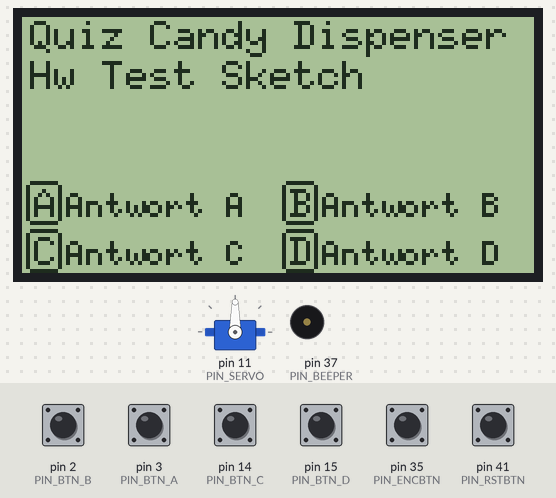
Simulated run of this sketch. Board: Arduino Mega 2560, built with avr-gcc and run on an emulated ATmega2560. Shown: servo, 128×64 one-colour display, buzzer (waves = sounding). The inputs (shaded band) are chosen by the test bench; at power-on: pin 2 (PIN_BTN_B), pin 3 (PIN_BTN_A), pin 14 (PIN_BTN_C), pin 15 (PIN_BTN_D), pin 35 (PIN_ENCBTN), pin 41 (PIN_RSTBTN) HIGH.

Above: at 1.4 s.
1.5 s: pin 2 (PIN_BTN_B) pulled LOW for 0.65 s
At 2.2 s:
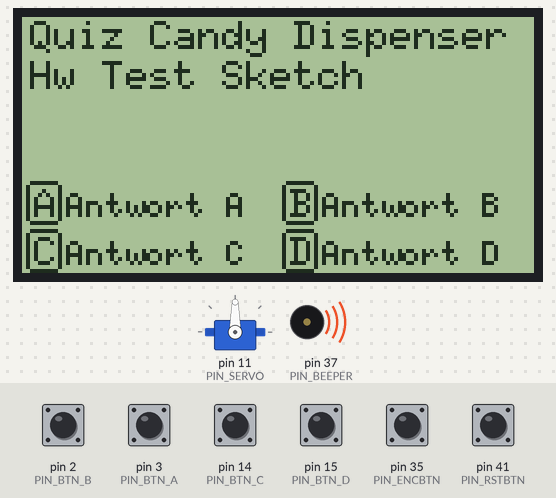
At 5.93 s:
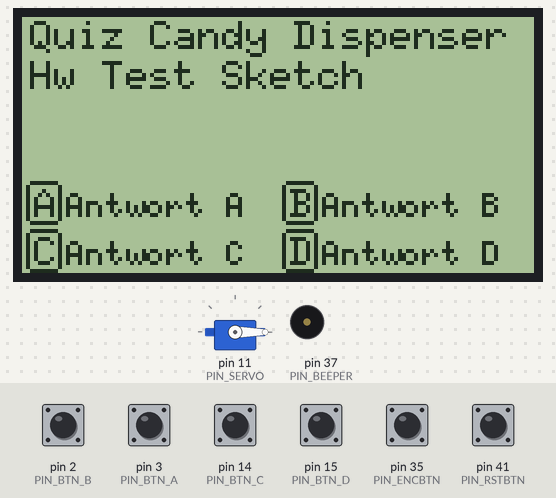
7.8 s: pin 3 (PIN_BTN_A) pulled LOW for 0.65 s
At 10.0 s:
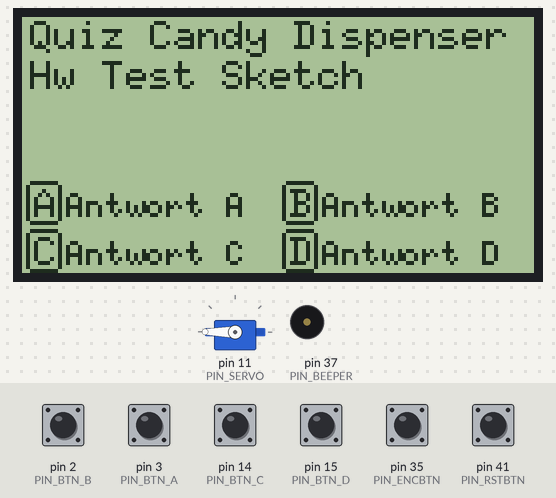
Timing chart, 0 to 14.9 s (numbered marks = the images above; inputs shaded):
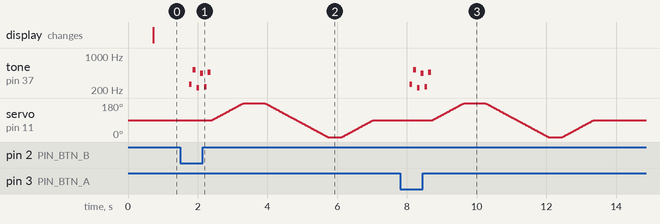

Measured:
- after the input at 1.5 s, tone on pin 37 (PIN_BEEPER): plays 262 Hz for 0.08 s, 523 Hz for 0.08 s, 220 Hz for 0.08 s, 440 Hz for 0.08 s, 233 Hz for 0.08 s, 466 Hz for 0.08 s, starting after 0.25 s
- after the input at 7.8 s, tone on pin 37 (PIN_BEEPER): plays 262 Hz for 0.08 s, 523 Hz for 0.08 s, 220 Hz for 0.08 s, 440 Hz for 0.08 s, 233 Hz for 0.08 s, 466 Hz for 0.08 s, starting after 0.27 s

The sketch:

QuizCandy-Hwtest.ino
```cpp
/* https://github.com/FrYakaTKoP/QuizCandyDispenser

	QuizCandy-Hwtest

	Tests the hardware of the QuizCandyDispenser

	look at the Readme.md in the repo for connection diagramm


*/

#include <Servo.h>
#include "U8glib.h"
#include "pitches.h"


#define EJECT_POS 0 // Eject postion (where the candy drops to the output compartment)
#define EJECT_DELAY 400 // time in ms where the servo waits in Eject postion
#define LOAD_POS  180 // Loading postion (where the new candy gets taken from magazin)
#define LOAD_DELAY 600 // time in ms where the servo waits in Eject postion
#define SERVO_SPEED 10 // delay in servo sweep ms
#define SERVO_MS_MIN 544 // the pulse width, in microseconds, corresponding to the minimum (0-degree) angle on the servo (defaults to 544)
#define SERVO_MS_MAX 2400 // the pulse width, in microseconds, corresponding to the maximum (180-degree) angle on the servo (defaults to 2400)
#define REST_POS 90 // rest postion, don't edit

#define SILENT_SERVO

// Answer was correct melody:
int melodyCorrect[] = {
  NOTE_C4, NOTE_C5, NOTE_A3, NOTE_A4,
  NOTE_AS3, NOTE_AS4, 0,  0
};

// note durations: 4 = quarter note, 8 = eighth note, etc.:
int melodyCorrectDurations[] = {
  12, 12, 12, 12,
  12, 12, 128,  128
};

// Answer was wrong melody:
int melodyWrong[] = {
  NOTE_B2, 0, 0, 0,
  0, 0, 0,  0
};

// note durations: 4 = quarter note, 8 = eighth note, etc.:
int melodyWrongDurations[] = {
  2, 128, 128, 128,
  128, 128, 128, 128
};

#define PIN_SERVO 11 // on RAMPS 1.4 -> SER1=11, SER2=6, SER3=5, SER4=4

// Button Pins connected to RAMPS 1.4 endstops (X-min=3,X-max=2,Y-min=14 (non interrupt), Y-max=15 (non interrupt), Z-min= 18, Z-max=19)
#define PIN_BTN_A     3 // Z-min endstop
#define PIN_BTN_B     2 // Z-max endstop
#define PIN_BTN_C     14 // Y-min endstop
#define PIN_BTN_D     15 // Y-max endstop

#define PIN_LCD_MOSI  23 // MOSI, SID, LCD_PINS_ENABLE
#define PIN_LCD_CLK   17 // CLK, PINS_D4
#define PIN_LCD_CS    16 // CS, LCD_PINS_RS
#define PIN_BEEPER    37
#define PIN_ENCBTN    35
#define PIN_ENC1      33
#define PIN_ENC2      31
#define PIN_RSTBTN    41

#define PIN_SD_DET    49
#define PIN_SD_CS     53


//VarSpeedServo servo;  // create servo object to control a servo
Servo servo;  // use factory servo lib
int curPos = REST_POS;   // variable to store the servo position

U8GLIB_ST7920_128X64_1X u8g(PIN_LCD_MOSI, PIN_LCD_CLK, PIN_LCD_CS);  // SPI Com: SCK = en, MOSI = rw, CS = di

void draw(void) {
  u8g.setFont(u8g_font_6x10);
  u8g.setFontRefHeightExtendedText();
  u8g.setDefaultForegroundColor();
  u8g.setFontPosTop();
  u8g.drawStr( 2, 0, "Quiz Candy Dispenser");
  u8g.drawStr( 2, 10, "Hw Test Sketch");

  u8g.drawRFrame(1, 41, 9, 11, 2);
  u8g.drawStr( 3, 42, "A");
  u8g.drawRFrame(65, 41, 9, 11, 2);
  u8g.drawStr( 67, 42, "B");
  u8g.drawRFrame(1, 53, 9, 11, 2);
  u8g.drawStr( 3, 54, "C");
  u8g.drawRFrame(65, 53, 9, 11, 2);
  u8g.drawStr( 67, 54, "D");


  u8g.setFont(u8g_font_5x8);
  u8g.setFontPosTop();
  u8g.drawStr( 11, 43, "Antwort A");
  u8g.drawStr( 75, 43, "Antwort B");
  u8g.drawStr( 11, 55, "Antwort C");
  u8g.drawStr( 75, 55, "Antwort D");
}

void setup() {
  servo.attach(PIN_SERVO, SERVO_MS_MIN, SERVO_MS_MAX);
  servo.write(REST_POS);

  pinMode(PIN_BEEPER, OUTPUT);

  pinMode(PIN_ENCBTN, INPUT_PULLUP);
  pinMode(PIN_BTN_A, INPUT_PULLUP);
  pinMode(PIN_BTN_B, INPUT_PULLUP);
  pinMode(PIN_BTN_C, INPUT_PULLUP);
  pinMode(PIN_BTN_D, INPUT_PULLUP);
  pinMode(PIN_RSTBTN, INPUT_PULLUP);

  delay(200);
#if defined(SILENT_SERVO)
  servo.detach();
#endif
}

void servoSweep(int newPos)
{
  while (curPos != newPos)
  {
    if (curPos > newPos)
    {
      curPos--;
    }
    else
    {
      curPos++;
    }
    servo.write(curPos);
    delay(SERVO_SPEED);
  }
}

void moveServo()
{
#if defined(SILENT_SERVO)
  servo.attach(PIN_SERVO, SERVO_MS_MIN, SERVO_MS_MAX);
#endif
  servoSweep(LOAD_POS);
  delay(LOAD_DELAY);
  servoSweep(EJECT_POS);
  delay(EJECT_DELAY);
  servoSweep(REST_POS);
#if defined(SILENT_SERVO)
  servo.detach();
#endif
}

void beep(int melody[], int durations[])
{
  int melodyLength = sizeof(melody) / sizeof(int);
  // TODO: Variable melody length not working using fixed for now
  // iterate over the notes of the melody:
  for (int thisNote = 0; thisNote < 8; thisNote++) {

    // to calculate the note duration, take one second divided by the note type.
    //e.g. quarter note = 1000 / 4, eighth note = 1000/8, etc.
    int noteDuration = 1000 / durations[thisNote];
    tone(PIN_BEEPER, melody[thisNote], noteDuration);

    // to distinguish the notes, set a minimum time between them.
    // the note's duration + 30% seems to work well:
    int pauseBetweenNotes = noteDuration * 1.30;
    delay(pauseBetweenNotes);
    // stop the tone playing:
    noTone(PIN_BEEPER);
  }
}

void loop() {
  bool newInput = false;
  bool win = true;
  if (digitalRead(PIN_ENCBTN) == LOW)
  {
    newInput = true;
  }
  if (digitalRead(PIN_BTN_A) == LOW)
  {
    newInput = true;
  }
  if (digitalRead(PIN_BTN_B) == LOW)
  {
    newInput = true;
  }
  if (digitalRead(PIN_BTN_C) == LOW)
  {
    newInput = true;
  }
  if (digitalRead(PIN_BTN_D) == LOW)
  {
    newInput = true;
  }
  if (digitalRead(PIN_RSTBTN) == LOW)
  {
    newInput = true;
    win = false;
  }
  if(newInput)
  {
    if(win)
    {
      beep(melodyCorrect, melodyCorrectDurations);
      moveServo();
    }
    else
    {
      beep(melodyWrong, melodyWrongDurations);
    }
  }

  // picture loop
  u8g.firstPage();
  do {
    draw();
  } while ( u8g.nextPage() );
}
```

pitches.h
```cpp
// https://www.arduino.cc/en/Tutorial/ToneMelody?from=Tutorial.Tone

/*************************************************
 * Public Constants
 *************************************************/

#define NOTE_B0  31
#define NOTE_C1  33
#define NOTE_CS1 35
#define NOTE_D1  37
#define NOTE_DS1 39
#define NOTE_E1  41
#define NOTE_F1  44
#define NOTE_FS1 46
#define NOTE_G1  49
#define NOTE_GS1 52
#define NOTE_A1  55
#define NOTE_AS1 58
#define NOTE_B1  62
#define NOTE_C2  65
#define NOTE_CS2 69
#define NOTE_D2  73
#define NOTE_DS2 78
#define NOTE_E2  82
#define NOTE_F2  87
#define NOTE_FS2 93
#define NOTE_G2  98
#define NOTE_GS2 104
#define NOTE_A2  110
#define NOTE_AS2 117
#define NOTE_B2  123
#define NOTE_C3  131
#define NOTE_CS3 139
#define NOTE_D3  147
#define NOTE_DS3 156
#define NOTE_E3  165
#define NOTE_F3  175
#define NOTE_FS3 185
#define NOTE_G3  196
#define NOTE_GS3 208
#define NOTE_A3  220
#define NOTE_AS3 233
#define NOTE_B3  247
#define NOTE_C4  262
#define NOTE_CS4 277
#define NOTE_D4  294
#define NOTE_DS4 311
#define NOTE_E4  330
#define NOTE_F4  349
#define NOTE_FS4 370
#define NOTE_G4  392
#define NOTE_GS4 415
#define NOTE_A4  440
#define NOTE_AS4 466
#define NOTE_B4  494
#define NOTE_C5  523
#define NOTE_CS5 554
#define NOTE_D5  587
#define NOTE_DS5 622
#define NOTE_E5  659
#define NOTE_F5  698
#define NOTE_FS5 740
#define NOTE_G5  784
#define NOTE_GS5 831
#define NOTE_A5  880
#define NOTE_AS5 932
#define NOTE_B5  988
#define NOTE_C6  1047
#define NOTE_CS6 1109
#define NOTE_D6  1175
#define NOTE_DS6 1245
#define NOTE_E6  1319
#define NOTE_F6  1397
#define NOTE_FS6 1480
#define NOTE_G6  1568
#define NOTE_GS6 1661
#define NOTE_A6  1760
#define NOTE_AS6 1865
#define NOTE_B6  1976
#define NOTE_C7  2093
#define NOTE_CS7 2217
#define NOTE_D7  2349
#define NOTE_DS7 2489
#define NOTE_E7  2637
#define NOTE_F7  2794
#define NOTE_FS7 2960
#define NOTE_G7  3136
#define NOTE_GS7 3322
#define NOTE_A7  3520
#define NOTE_AS7 3729
#define NOTE_B7  3951
#define NOTE_C8  4186
#define NOTE_CS8 4435
#define NOTE_D8  4699
#define NOTE_DS8 4978
```
